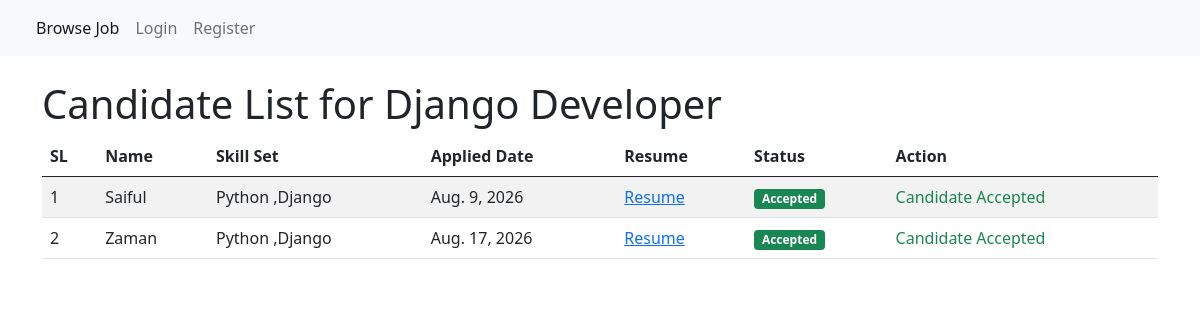
/candidate-list/1/, run on the app's committed database.
### JobPortalApp/models.py (models this page shows, shortened)
class JobPostModel(models.Model):
    title = models.CharField(max_length=100,null=True)
    numer_of_opening = models.PositiveBigIntegerField(null=True)
    category = models.ForeignKey(
        categoryModel,
        on_delete=models.CASCADE,
        null=True
        )
    post_by = models.ForeignKey(
        RecruitersModel,
        on_delete=models.CASCADE,
        related_name='job_post_info',
        null=True
        )
    desciption = models.TextField(null=True)
    skill_set = models.CharField(null=True)
    deadline = models.DateField(null=True)
    created_at = models.DateField(auto_now_add=True,null=True)
    updated_at = models.DateField(auto_now_add=True,null=True)

class ApplyJobModel(models.Model):
    STATUS_CHOICES = [
        ('Pending', 'Pending'),
        ('Accepted', 'Accepted'),
        ('Rejected', 'Rejected'),
    ]
    applied_by = models.ForeignKey(
        SeekeerModel,
        on_delete=models.CASCADE,
        related_name='applied_by_info',
        null=True
    )
    applied_job = models.ForeignKey(
        JobPostModel,
        on_delete=models.CASCADE,
        related_name='applied_post_info',
        null=True
    )
    resume = models.FileField(null=True)
    status = models.CharField(max_length=20,choices=STATUS_CHOICES,default='Pending')
    applied_at = models.DateField(auto_now_add=True, null=True)

class SeekeerModel(models.Model):
    seeker = models.OneToOneField(
        UserModel,
        on_delete=models.CASCADE,
        related_name='seeker_profile',
        null=True
        )
    name = models.CharField(max_length=120,null=True)
    profile_image = models.ImageField(upload_to='seeker_image',null=True)
    address = models.TextField(null=True)
    skill_set = models.TextField(null=True)
    resume = models.FileField(null=True)
    created_at = models.DateField(auto_now_add=True,null=True)
    updated_at = models.DateField(auto_now_add=True,null=True)

### JobPortalApp/views.py (the view)
# urls.py: path('candidate-list/<str:id>/',candidate_list,name='candidate_list'),
def candidate_list(request, id):
    job_data = JobPostModel.objects.get(id = id )
    candidate_data = ApplyJobModel.objects.filter(applied_job=job_data)
    context = {
        'job_data':job_data,
        'candidate_data':candidate_data,
        'application_list': my_application,
        'title':'Candidate List page',
    }
    return render(request, 'candidate_list.html',context)

### JobPortalApp/templates/candidate_list.html
{% extends 'master/base.html' %}
{% block content %}
<h1>Candidate List for {{ job_data.title }}</h1>
<table class="table table-striped table-hover">
    <thead>
        <tr>
            <th>SL</th>
            <th>Name</th>
            <th>Skill Set</th>
            <th>Applied Date</th>
            <th>Resume</th>
            <th>Status</th>
            <th>Action</th>
        </tr>
    </thead>
    <tbody>
        {% for candidate in candidate_data %}
        <tr>
            <td>{{ forloop.counter }}</td>
            <td>{{ candidate.applied_by.name }}</td>
            <td>{{ candidate.applied_by.skill_set }}</td>
            <td>{{ candidate.applied_at }}</td>
            <td>
                {% if candidate.resume %}
                    <a href="{{ candidate.resume.url }}" target="_blank">
                        Resume
                    </a>
                {% else %}
                    No Resume
                {% endif %}
            </td>
            <td>
                {% if candidate.status == 'Pending' %}
                    <span class="badge bg-warning">
                        Pending
                    </span>
                {% elif candidate.status == 'Accepted' %}
                    <span class="badge bg-success">
                        Accepted
                    </span>
                {% elif candidate.status == 'Rejected' %}
                    <span class="badge bg-danger">
                        Rejected
                    </span>
                {% endif %}
            </td>
            <td>
                {% if candidate.status == 'Pending' %}
                    <a href="{% url 'accept_application' candidate.id %}"
                       class="btn btn-success btn-sm">
                        Accept
                    </a>
                    <a href="{% url 'reject_application' candidate.id %}"
                       class="btn btn-danger btn-sm">
                        Reject
                    </a>
                {% elif candidate.status == 'Accepted' %}
                    <span class="text-success">
                        Candidate Accepted
                    </span>
                {% elif candidate.status == 'Rejected' %}
                    <span class="text-danger">
                        Candidate Rejected
                    </span>
                {% endif %}
            </td>
        </tr>
        {% empty %}
        <tr>
            <td colspan="7">
                No candidates found.
            </td>
        </tr>
        {% endfor %}
    </tbody>
</table>
{% endblock %}

### data on the page
JobPostModel: title "Django Developer"
ApplyJobModel: applied_by.name "Saiful", applied_by.skill_set "Python ,Django", applied_at "Aug. 9, 2026", status "Accepted"
ApplyJobModel: applied_by.name "Zaman", applied_by.skill_set "Python ,Django", applied_at "Aug. 17, 2026", status "Accepted"
